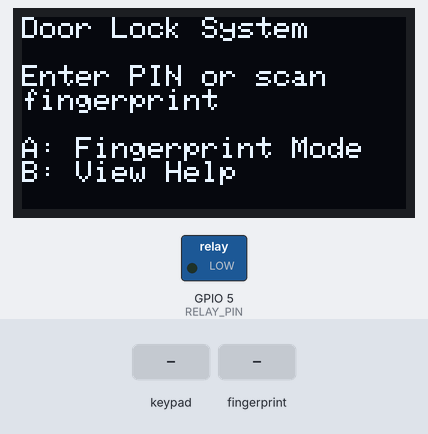
Bench run of a sketch on a simulated ESP32. Shown: 128×64 one-colour display, switched loads named in the sketch (green lamp = pin HIGH). The test bench sets the inputs (shaded band). What the sketch prints to the serial monitor is not drawn.

Above: at 4.8 s.
4.9 s: keypad keys 1 2 3 4 D pressed 0.4 s apart
At 7.8 s:
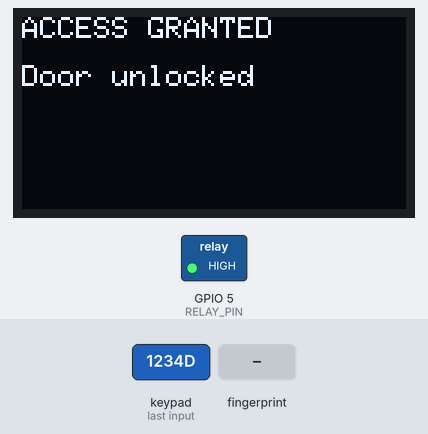
8.4 s: finger stored as number 1 placed on the sensor
At 9.86 s:
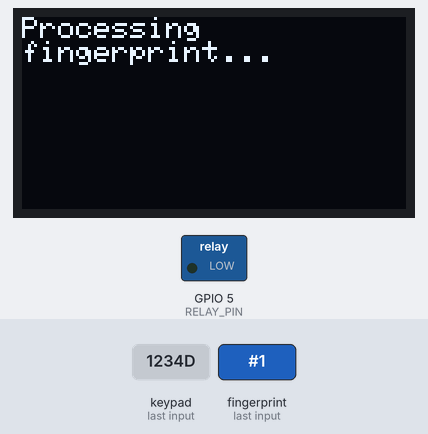
11.4 s: key 'B' pressed
At 13.5 s:
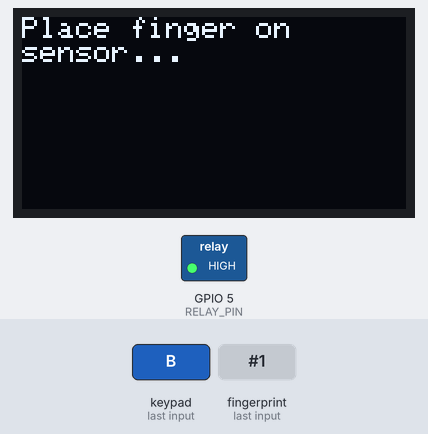
14.2 s: key '*' pressed
At 15.5 s:
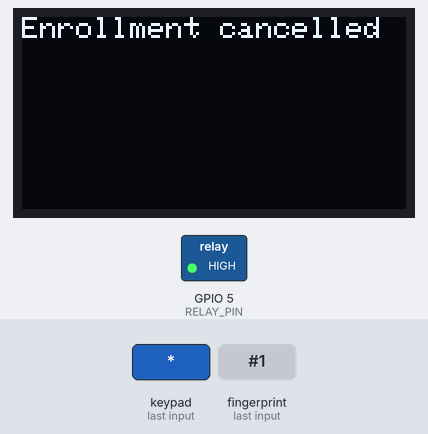
17.2 s: keypad keys 1 2 3 4 * pressed 0.4 s apart
At 19.7 s:
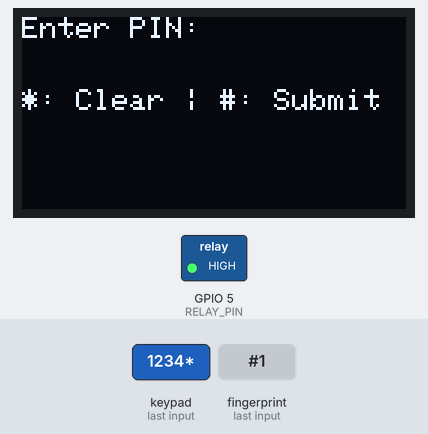
20.7 s: key 'D' pressed
At 21.5 s:
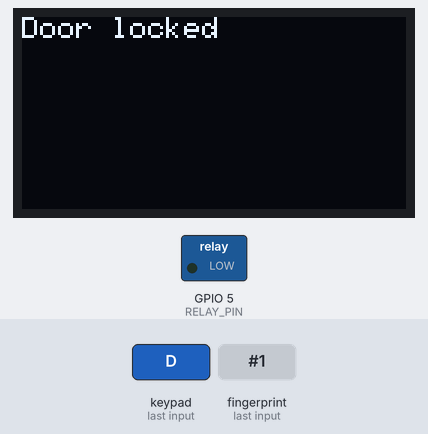
Timing chart, 0 to 23.7 s (numbered marks = the images above; inputs shaded):
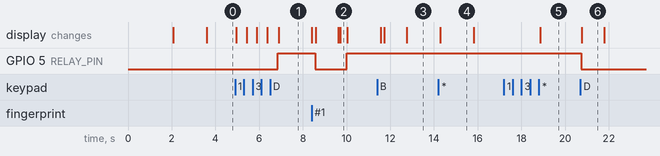

Measured:
- after the input at 4.9 s, GPIO 5 (RELAY_PIN): LOW → HIGH after 2.0 s; the display: first changes after 0.06 s (image 1 shows a later state)
- after the input at 8.4 s, the display: first differs from a run without the input after 1.3 s (image 2)
- after the input at 11.4 s, the display: first differs from a run without the input after 0.33 s (image 3 shows a later state)
- after the input at 14.2 s, the display: changes after 0.09 s (image 4)
- after the input at 17.2 s, the display: changes after 1.7 s (image 5)
- after the input at 20.7 s, GPIO 5 (RELAY_PIN): HIGH → LOW at once; the display: changes after 0.06 s (image 6)
- what the display in image 4 shows lasts 1.5 s, from 14.3 s to 15.8 s

The sketch:

1stnn.ino
```cpp
#include <Wire.h>
#include <Adafruit_GFX.h>
#include <Adafruit_SSD1306.h>
#include <Keypad.h>
#include <Adafruit_Fingerprint.h>

// -------------------------
// OLED Display Definitions
// -------------------------
#define SCREEN_WIDTH 128   // OLED width in pixels
#define SCREEN_HEIGHT 64   // OLED height in pixels
#define OLED_RESET    -1   // Reset pin (set to -1 if not used)
#define OLED_ADDRESS  0x3C // I2C address for OLED display

Adafruit_SSD1306 display(SCREEN_WIDTH, SCREEN_HEIGHT, &Wire, OLED_RESET);

// -------------------------
// Keypad Definitions
// -------------------------
const byte ROWS = 4;      // number of rows in keypad
const byte COLS = 4;      // number of columns in keypad
char keys[ROWS][COLS] = {
  {'1', '2', '3', 'A'},
  {'4', '5', '6', 'B'},
  {'7', '8', '9', 'C'},
  {'*', '0', '#', 'D'}
};
byte rowPins[ROWS] = {18, 19, 32, 33};
byte colPins[COLS] = {23, 25, 26, 27};

Keypad keypad = Keypad(makeKeymap(keys), rowPins, colPins, ROWS, COLS);

// -------------------------
// Relay Definition
// -------------------------
#define RELAY_PIN 5  // Connect relay module control pin to GPIO5

// -------------------------
// Fingerprint Sensor Definitions
// -------------------------
#define FINGERPRINT_RX 16  // ESP32 RX (Connect to Fingerprint TX)
#define FINGERPRINT_TX 17  // ESP32 TX (Connect to Fingerprint RX)
HardwareSerial fingerSerial(1); // Use Serial1 for fingerprint sensor
Adafruit_Fingerprint finger = Adafruit_Fingerprint(&fingerSerial);

// -------------------------
// System State and Variables
// -------------------------
enum SystemState {
  STATE_LOCKED,
  STATE_UNLOCKED,
  STATE_ENROLLING
};

SystemState currentState = STATE_LOCKED;
String correctPIN = "1234";
String enteredPIN = "";
bool fingerprintSensorAvailable = false;
unsigned long doorUnlockTime = 0;
const unsigned long DOOR_UNLOCK_DURATION = 30000; // 30 seconds unlock time

// ==========================
// DISPLAY FUNCTIONS
// ==========================

void displayMessage(String message) {
  display.clearDisplay();
  display.setTextSize(1);
  display.setTextColor(SSD1306_WHITE);
  display.setCursor(0, 0);
  display.println(message);
  display.display();
}

void showMainScreen() {
  String message = "Door Lock System\n\n";

  if (currentState == STATE_LOCKED) {
    message += "Enter PIN or scan\nfingerprint\n\n";
    message += "A: Fingerprint Mode\n";
    message += "B: View Help";
  }
  else if (currentState == STATE_UNLOCKED) {
    message += "DOOR UNLOCKED\n\n";
    message += "B: Enroll Fingerprint\n";
    message += "D: Lock Door Now\n";

    // Show remaining time
    int remainingTime = (doorUnlockTime + DOOR_UNLOCK_DURATION - millis()) / 1000;
    message += "Auto-lock in: " + String(remainingTime) + "s";
  }
  else if (currentState == STATE_ENROLLING) {
    message += "ENROLLMENT MODE\n";
    message += "Follow instructions\n";
    message += "*: Cancel enrollment";
  }

  displayMessage(message);
}

void showPINEntry() {
  String message = "Enter PIN:\n";

  // Show masked PIN
  for (unsigned int i = 0; i < enteredPIN.length(); i++) {
    message += "*";
  }

  message += "\n\n";
  message += "*: Clear | #: Submit";

  displayMessage(message);
}

void showError(String error) {
  displayMessage("ERROR\n\n" + error);
  delay(2000);
  showMainScreen();
}

// ==========================
// DOOR LOCK FUNCTIONS
// ==========================

void unlockDoor() {
  digitalWrite(RELAY_PIN, HIGH);
  currentState = STATE_UNLOCKED;
  doorUnlockTime = millis();

  displayMessage("ACCESS GRANTED\n\nDoor unlocked");
  delay(1500);

  showMainScreen();
}

void lockDoor() {
  digitalWrite(RELAY_PIN, LOW);
  currentState = STATE_LOCKED;
  enteredPIN = "";

  displayMessage("Door locked");
  delay(1000);

  showMainScreen();
}

// ==========================
// AUTHENTICATION FUNCTIONS
// ==========================

void checkPIN() {
  if (enteredPIN == correctPIN) {
    unlockDoor();
  } else {
    displayMessage("ACCESS DENIED\n\nInvalid PIN");
    delay(2000);
    enteredPIN = "";
    showMainScreen();
  }
}

void checkFingerprint() {
  uint8_t p = finger.getImage();

  if (p != FINGERPRINT_OK) {
    return; // No finger or error
  }

  displayMessage("Processing\nfingerprint...");

  p = finger.image2Tz();
  if (p != FINGERPRINT_OK) {
    showError("Image conversion failed");
    return;
  }

  p = finger.fingerFastSearch();
  if (p == FINGERPRINT_OK) {
    Serial.print("Fingerprint match found! ID #");
    Serial.println(finger.fingerID);
    unlockDoor();
  } else {
    displayMessage("Fingerprint not\nrecognized");
    delay(2000);
    showMainScreen();
  }
}

// ==========================
// FINGERPRINT ENROLLMENT
// ==========================

void startEnrollment() {
  if (!fingerprintSensorAvailable) {
    showError("No fingerprint sensor");
    return;
  }

  currentState = STATE_ENROLLING;
  showMainScreen();
  delay(1000);

  // Find next available ID
  int id = 1;
  while (finger.loadModel(id) == FINGERPRINT_OK) {
    id++;
    if (id >= 127) {
      showError("Fingerprint memory full");
      currentState = STATE_UNLOCKED;
      showMainScreen();
      return;
    }
  }

  Serial.print("Enrolling ID #");
  Serial.println(id);

  enrollFingerprint(id);
}

void enrollFingerprint(int id) {
  uint8_t p = FINGERPRINT_NOFINGER;

  // ----- First Scan -----
  displayMessage("Place finger on\nsensor...");

  while (true) {
    p = finger.getImage();

    // Check for cancel
    char key = keypad.getKey();
    if (key == '*') {
      displayMessage("Enrollment cancelled");
      delay(1500);
      currentState = STATE_UNLOCKED;
      showMainScreen();
      return;
    }

    if (p == FINGERPRINT_OK) {
      break;
    }

    delay(100);
  }

  displayMessage("Processing...");
  p = finger.image2Tz(1);
  if (p != FINGERPRINT_OK) {
    showError("Processing failed");
    currentState = STATE_UNLOCKED;
    showMainScreen();
    return;
  }

  // ----- Wait for finger removal -----
  displayMessage("Remove finger");
  delay(2000);

  p = FINGERPRINT_NOFINGER;
  while (p != FINGERPRINT_NOFINGER) {
    p = finger.getImage();
    delay(100);
  }

  // ----- Second Scan -----
  displayMessage("Place same finger\nagain");

  while (true) {
    p = finger.getImage();

    // Check for cancel
    char key = keypad.getKey();
    if (key == '*') {
      displayMessage("Enrollment cancelled");
      delay(1500);
      currentState = STATE_UNLOCKED;
      showMainScreen();
      return;
    }

    if (p == FINGERPRINT_OK) {
      break;
    }

    delay(100);
  }

  displayMessage("Processing...");
  p = finger.image2Tz(2);
  if (p != FINGERPRINT_OK) {
    showError("Processing failed");
    currentState = STATE_UNLOCKED;
    showMainScreen();
    return;
  }

  // ----- Create Model -----
  displayMessage("Creating model...");
  p = finger.createModel();
  if (p != FINGERPRINT_OK) {
    showError("Fingerprints did not match");
    currentState = STATE_UNLOCKED;
    showMainScreen();
    return;
  }

  // ----- Store Model -----
  displayMessage("Saving as ID #" + String(id));
  p = finger.storeModel(id);
  if (p != FINGERPRINT_OK) {
    showError("Failed to save");
    currentState = STATE_UNLOCKED;
    showMainScreen();
    return;
  }

  displayMessage("Success!\nNew fingerprint\nsaved as ID #" + String(id));
  delay(3000);

  currentState = STATE_UNLOCKED;
  showMainScreen();
}

// ==========================
// KEY HANDLING
// ==========================

void processKey(char key) {
  Serial.print("Key pressed: ");
  Serial.println(key);

  // Global key handlers
  if (key == '*' && currentState != STATE_ENROLLING) {
    // Clear PIN
    enteredPIN = "";
    showPINEntry();
    return;
  }

  // State-specific key handlers
  switch (currentState) {
    case STATE_LOCKED:
      processLockedStateKey(key);
      break;

    case STATE_UNLOCKED:
      processUnlockedStateKey(key);
      break;

    case STATE_ENROLLING:
      // Keys for enrollment are handled in the enrollment function
      break;
  }
}

void processLockedStateKey(char key) {
  switch (key) {
    case '#':
      // Submit PIN
      checkPIN();
      break;

    case 'A':
      // Fingerprint mode prompt
      if (fingerprintSensorAvailable) {
        displayMessage("Place finger on\nsensor");
        delay(1000);
        showMainScreen();
      } else {
        showError("Fingerprint not available");
      }
      break;

    case 'B':
      // Help
      displayMessage("HELP:\n1. Enter PIN or scan finger\n2. * to clear PIN\n3. # to submit PIN\n4. A for fingerprint\n5. B for help");
      delay(5000);
      showMainScreen();
      break;

    default:
      // Add to PIN if it's a number
      if (key >= '0' && key <= '9') {
        enteredPIN += key;
        showPINEntry();

        // Auto-submit if PIN is complete
        if (enteredPIN.length() >= correctPIN.length()) {
          delay(500);
          checkPIN();
        }
      }
      break;
  }
}

void processUnlockedStateKey(char key) {
  switch (key) {
    case 'B':
      // Enroll new fingerprint
      startEnrollment();
      break;

    case 'D':
      // Lock door manually
      lockDoor();
      break;
  }
}

// ==========================
// SYSTEM FUNCTIONS
// ==========================

void checkDoorTimeout() {
  if (currentState == STATE_UNLOCKED) {
    if (millis() - doorUnlockTime >= DOOR_UNLOCK_DURATION) {
      displayMessage("Auto-locking door...");
      delay(1000);
      lockDoor();
    }
  }
}

void setup() {
  Serial.begin(115200);

  // Initialize Display
  Wire.begin();
  if (!display.begin(SSD1306_SWITCHCAPVCC, OLED_ADDRESS)) {
    Serial.println("SSD1306 allocation failed");
    while (true);
  }

  displayMessage("Initializing...");

  // Initialize Relay
  pinMode(RELAY_PIN, OUTPUT);
  digitalWrite(RELAY_PIN, LOW);

  // Initialize Fingerprint Sensor
  fingerSerial.begin(57600, SERIAL_8N1, FINGERPRINT_RX, FINGERPRINT_TX);
  finger.begin(57600);

  delay(1000);

  // Check fingerprint sensor
  if (finger.verifyPassword()) {
    Serial.println("Fingerprint sensor found!");
    displayMessage("Fingerprint sensor\ndetected");
    fingerprintSensorAvailable = true;
  } else {
    Serial.println("Fingerprint sensor not found");
    displayMessage("No fingerprint sensor\nPIN mode only");
    fingerprintSensorAvailable = false;
  }

  delay(1500);
  showMainScreen();
}

void loop() {
  // 1. Check for key presses
  char key = keypad.getKey();
  if (key) {
    processKey(key);
  }

  // 2. Check fingerprint sensor if door is locked
  if (currentState == STATE_LOCKED && fingerprintSensorAvailable) {
    checkFingerprint();
  }

  // 3. Check if door needs to be auto-locked
  checkDoorTimeout();

  // Small delay for stability
  delay(50);
}
```
